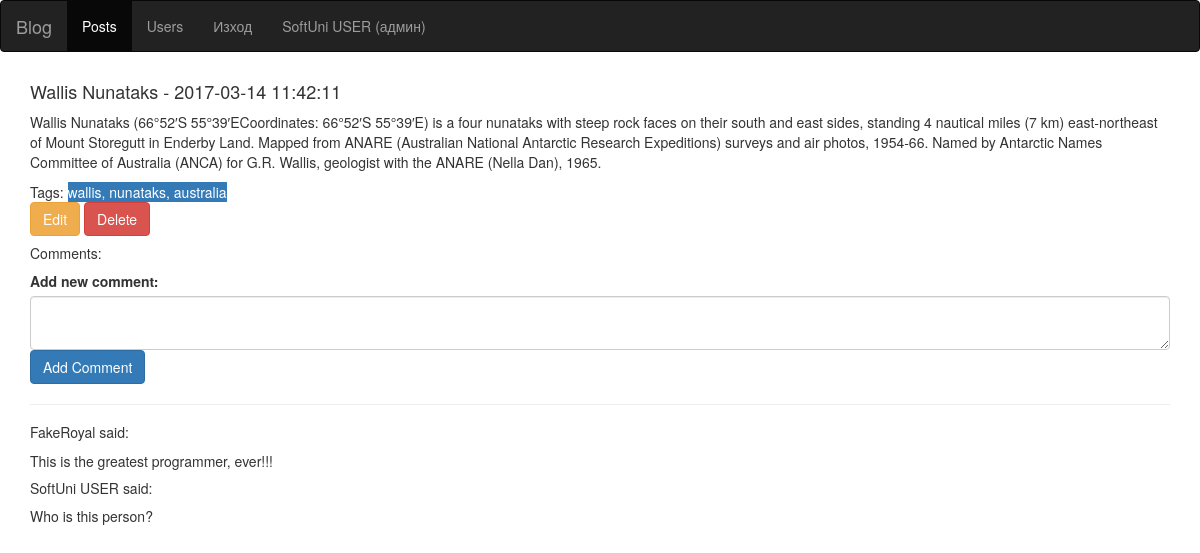
Page /single-post.php?id=2 (signed in) on the committed database.
### tables this page shows
CREATE TABLE `Posts` (
  `ID` int(11) NOT NULL,
  `Title` varchar(255) NOT NULL,
  `Content` text NOT NULL,
  `UserID` int(11) NOT NULL,
  `DateCreated` datetime DEFAULT NULL
);

CREATE TABLE `Comments` (
  `ID` int(11) NOT NULL,
  `Content` varchar(255) NOT NULL,
  `UserID` int(11) NOT NULL,
  `PostID` int(11) NOT NULL
);

CREATE TABLE `Users` (
  `ID` int(11) NOT NULL,
  `Name` varchar(255) NOT NULL,
  `Email` varchar(255) NOT NULL,
  `Password` varchar(255) NOT NULL,
  `AccessLevel` int(11) NOT NULL
);

### models/Post.php (called while the page is built, shortened)
<?php
Class Post
{
	protected $id;
	protected $title;
	protected $content;
    protected $date;
    protected $tags = [];
	protected $connection;
	public function __construct(PDO $connection)
	{
		$this->connection = $connection;
	}
    public function getId()
    {
        return $this->id;
    }
    protected function setId($id)
    {
        $this->id = $id;
        return $this;
    }
    protected function setAuthor($authorId)
    {
        return $this;
    }
    public function getContent()
    {
        return $this->content;
    }
    protected function setContent($content)
    {
        $this->content = $content;
        return $this;
    }
    public function getTitle()
    {
        return $this->title;
    }
    protected function setTitle($title)
    {
        $this->title = $title;
        return $this;
    }
    public function getDate()
    {
        return $this->date;
    }
    protected function setDate($date)
    {
        $this->date = $date;
        return $this;
    }
    public function getTags()
    {
        return $this->tags;
    }
    public function addTag($tag)
    {
        $this->tags[] = $tag;
        return $this;
    }
    public function getPostById($id)
    {
        $post = $this->connection->MSelectOnly('Posts', '*', 'WHERE ID = ' . $id);
        return $this;
    }
    public function getTagsByPostId($postId)
    {
        $post = $this->getPostById($postId);
        $allTags = $this->connection->MSelectList('Tags', '*', 'WHERE PostID = ' . $post->getId());
        return $this->getTags();
    }
}

### db/functions.php (called while the page is built, shortened)
<?php
class MysqlPDO extends PDO {
    public function MSelectOnly($table, $select = ' * ', $where = null) {
        $sth = $this->prepare('SELECT '.$select.' FROM '.$table.'  '.$where);
        $sth->execute();
        return $sth->fetch(PDO::FETCH_BOTH);
    }
    public function MSelectList($table, $select = ' * ', $where = null) {
    	$sth = $this->prepare('SELECT '.$select.' FROM '.$table.'  '.$where);
        $sth->execute();
        return $sth->fetchAll();
    }
}

### controllers/PostContoller.php (called while the page is built, shortened)
<?php
require_once $_SERVER['DOCUMENT_ROOT'] . '/models/Post.php';
Class PostController
{
	protected $connection;
	public function __construct(PDO $connection)
	{
		$this->connection = $connection;
	}
	public function getPostById($id)
    {
        $post = new Post($this->connection);
        return $post->getPostById($id);
    }
	public function getCommentsByPostId(Post $post)
	{
		$data = $this->connection->MSelectList(
			'Comments AS C',
			'C.ID, C.Content, U.Name',
			'JOIN Users AS U ON U.ID = C.UserID
			WHERE C.PostID = "' . $post->getId() . '"
			ORDER BY ID DESC'
		);
		return $data;
	}
}

### single-post.php (the view, shortened to what this page needs)
<?php
require_once 'db/connection.php';
require_once 'controllers/PostContoller.php';
$postcontroller = new PostController($connection);
$post = $postcontroller->getPostById((int)$_GET['id']);
$allComments = $postcontroller->getCommentsByPostId($post);
?>
<!DOCTYPE html>
<html lang="en">
<head>
    <link rel="stylesheet" type="text/css" href="https://bootswatch.com/paper/bootstrap.min.css">
    <link rel="stylesheet" type="text/css" href="resources/static/css/frontpage.css">
</head>
<body>
<nav class="navbar navbar-inverse">
    <div class="container-fluid">
        <div class="navbar-header">
            <a class="navbar-brand" href="#">Blog</a>
        </div>
        <ul class="nav navbar-nav">
            <li class="active"><a href="welcome.php">Posts</a></li>
            <?php if ($_SESSION['user']['AccessLevel'] == 1): ?>
                <li><a href="users.php">Users</a></li>
            <?php endif ?>
            <li><a href="welcome.php?logout=true">Изход</a></li>
            <li class="pull-right"><a  href="#"><?= $_SESSION['user']['Name'] . " " . (($_SESSION['user']['AccessLevel'] == 1) ? '(админ)' : '') ?></a></li>
        </ul>
    </div>
</nav>
<div class="container">
    <h4><?= $post->getTitle() . " - " . $post->getDate(); ?></h4>
    <p><?= $post->getContent(); ?></p>
    Tags:
    <span class="bg-primary">
        <?php echo implode(", ", $post->getTagsByPostId($post->getId())); ?>
    </span>
    <?php if ($_SESSION['user']['AccessLevel'] == 1): ?>
        <form method="post">
            <input type="submit" class="btn btn-warning" name="edit" value="Edit">
            <input type="submit" class="btn btn-danger" name="delete" value="Delete">
        </form>
    <?php endif ?>
    <h5>Comments:</h5>
    <form method="post">
        <label for="comment">Add new comment:</label>
        <textarea name="comment" class="form-control" id="comment" required></textarea>
        <input type="submit" class="btn btn-primary" name="addComment" value="Add Comment">
    </form>
    <hr>
    <?php foreach ($allComments as $comment): ?>
        <h5><?= $comment['Name']; ?> said:</h5>
        <?= $comment['Content']; ?>
    <?php endforeach ?>
</div>
</body>

### rows in the picture
posts: Title "Wallis Nunataks", DateCreated "2017-03-14 11:42:11", Content "Wallis Nunataks (66°52′S 55°39′ECoordinates: 66°52′S 55°39′E) is a four nunataks with steep rock faces on their south and east sides, standing 4 nautical miles (7 km) east-northeast of Mount Storegutt in Enderby Land. Mapped from ANARE (Australian National Antarctic Research Expeditions) surveys and air photos, 1954-66. Named by Antarctic Names Committee of Australia (ANCA) for G.R. Wallis, geologist with the ANARE (Nella Dan), 1965."
comments: UserID.Name "FakeRoyal", Content "This is the greatest programmer, ever!!!"
comments: UserID.Name "SoftUni USER", Content "Who is this person?"

### other values in the picture
$_SESSION['user']['Name'] "SoftUni USER"
implode(", ", $post->getTagsByPostId($post->getId())) "wallis, nunataks, australia"
